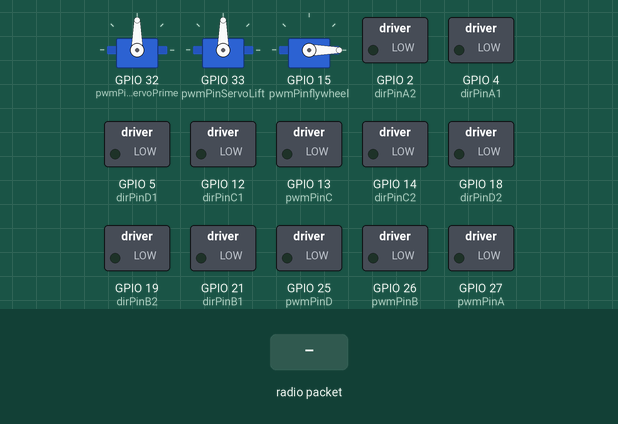
The sketch below on a simulated ESP32. On the bench: 3 × servo, switched loads named in the sketch (green lamp = pin HIGH). Inputs (shaded band) come from the test bench. What the sketch prints to the serial monitor is not drawn.

Above: at 0.0 s.
At 6.2 s:
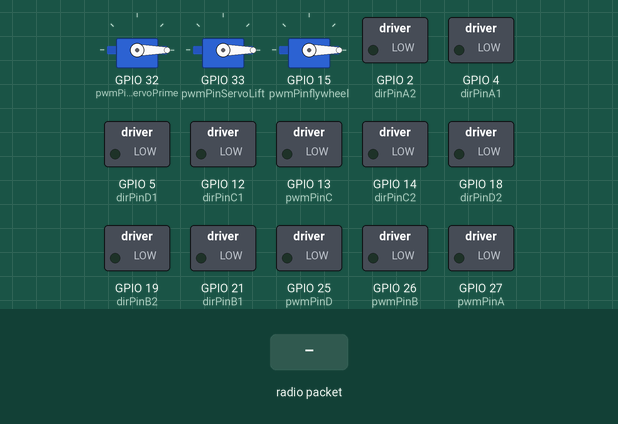
6.3 s: radio packet "1" arrives
At 7.0 s:
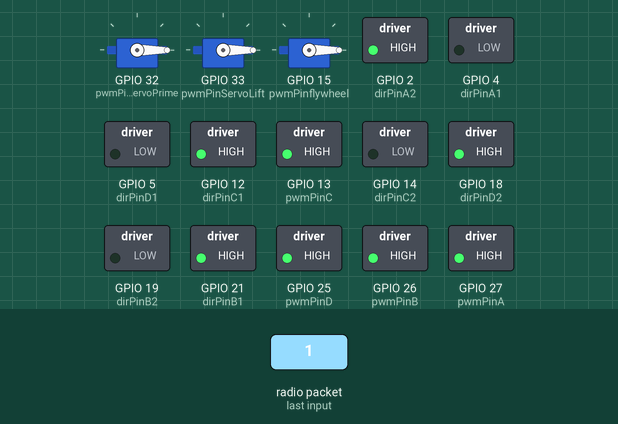
Timing chart, 0 to 9.3 s (numbered marks = the images above; inputs shaded):
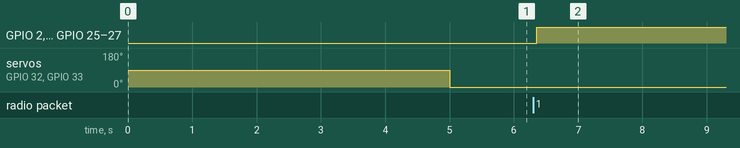

Measured:
- after the input at 6.3 s, GPIO 2 (dirPinA2), GPIO 12 (dirPinC1), GPIO 13 (pwmPinC), GPIO 18 (dirPinD2), GPIO 21 (dirPinB1), GPIO 25 (pwmPinD), GPIO 26 (pwmPinB), GPIO 27 (pwmPinA): LOW → HIGH after 0.05 s

The sketch:

ESPNow_Basic_Slave.ino
```cpp
#include <esp_now.h>
#include <WiFi.h>
#include <ESP32Servo.h>

#define CHANNEL 1

esp_now_peer_info_t master;  // Global copy of master

Servo liftingServo;
Servo primingServo;
Servo flywheel;

// PWM pins for Servo Motors
const int pwmPinServoPrime = 32;
const int pwmPinServoLift = 33;
const int pwmPinflywheel = 15;

// Motor control pins for Motor A
const int dirPinA1 = 4;  // IN1 for Motor A direction control
const int dirPinA2 = 2;  // IN2 for Motor A direction control
const int pwmPinA = 27;  // ENA pin (controls Motor A speed)

// Motor control pins for Motor B
const int dirPinB1 = 21;  // IN1 for Motor B direction control
const int dirPinB2 = 19;   // IN2 for Motor B direction control
const int pwmPinB = 26;   // ENB pin (controls Motor B speed)

// Motor control pins for Motor C
const int dirPinC1 = 12;  // IN1 for Motor C direction control
const int dirPinC2 = 14;  // IN2 for Motor C direction control
const int pwmPinC = 13;   // ENA pin (controls Motor C speed)

// Motor control pins for Motor D
const int dirPinD1 = 5;  // IN1 for Motor D direction control
const int dirPinD2 = 18;  // IN2 for Motor D direction control
const int pwmPinD = 25;   // ENB pin (controls Motor D speed)

int motorSpeedA = 0;
int motorSpeedB = 0;
int motorSpeedC = 0;
int motorSpeedD = 0;

int RStickX = 0;
int RStickY = 0;
int L2 = 0;
int R1 = 0;
int R2 = 0;
int Cross = 0;
int Circle = 0;
int Triangle = 0;
int Square = 0;
int Left = 0;
int Right = 0;

String lift_status = "OFF";
String prime_status = "OFF";
String flywheel_status = "OFF";

int vel_X = 0;
int vel_Y = 0;
int vel_X2 = 0;
int vel_A = 0;
int vel_B = 0;
int vel_C = 0;
int vel_D = 0;
int flywheel_vel = 0;

double theta = 0;

uint8_t command[3];

uint8_t masterAddress[] = { 0xC8, 0x2E, 0x18, 0xEF, 0x4E, 0xE0 };  // MAC address of the master

void setup() {
  Serial.begin(115200);

  primingServo.attach(pwmPinServoPrime, 500, 2500);
  liftingServo.attach(pwmPinServoLift, 500, 2500);
  flywheel.attach(pwmPinflywheel, 1000, 2000);
  flywheel.write(0);
  delay(5000);

  pinMode(dirPinA1, OUTPUT);
  pinMode(dirPinA2, OUTPUT);
  pinMode(dirPinB1, OUTPUT);
  pinMode(dirPinB2, OUTPUT);
  pinMode(dirPinC1, OUTPUT);
  pinMode(dirPinC2, OUTPUT);
  pinMode(dirPinD1, OUTPUT);
  pinMode(dirPinD2, OUTPUT);

  // PWM Channels 0 and 1 for Servo Motors
  // PWM channels 2 and 3 for DC Motor speed control
  ledcSetup(3, 5000, 8);      // Set up Channel 2

  ledcAttachPin(pwmPinA, 3);  // Attach Motor A's ENA to PWM channel 0
  ledcAttachPin(pwmPinB, 3);  // Attach Motor B's ENB to PWM channel 1
  ledcAttachPin(pwmPinC, 3);  // Attach Motor C's ENA to PWM channel 2
  ledcAttachPin(pwmPinD, 3);  // Attach Motor D's ENB to PWM channel 3

  // Initialize WiFi and ESP-NOW
  WiFi.mode(WIFI_STA);  // Set device in station mode
  esp_now_init();
  esp_now_register_recv_cb(OnDataRecv);  // Register callback for data reception

  memcpy(master.peer_addr, masterAddress, 6);  // Set peer address
  esp_now_add_peer(&master);                   // Add master as peer
}

int* Stop() {
  vel_A = 0;
  vel_B = 0;
  vel_C = 0;
  vel_D = 0;
  static int vel_arr[4] = {vel_A, vel_B, vel_C, vel_D};
  // Motor A: Stop
  digitalWrite(dirPinA1, LOW);
  digitalWrite(dirPinA2, LOW);
  ledcWrite(0, 0);

  // Motor B: Stop
  digitalWrite(dirPinB1, LOW);
  digitalWrite(dirPinB2, LOW);
  ledcWrite(1, 0);

  // Motor C: Stop
  digitalWrite(dirPinC1, LOW);
  digitalWrite(dirPinC2, LOW);
  ledcWrite(2, 0);

  // Motor D: Stop
  digitalWrite(dirPinD1, LOW);
  digitalWrite(dirPinD2, LOW);
  ledcWrite(3, 0);
  return vel_arr;
}

int MotorA(int x, int y, int x2, double theta) {
  int resultant_A = y + x + x2;
  if (-1024 <= x2 && x2 < 0) {
    digitalWrite(dirPinA1, LOW);
    digitalWrite(dirPinA2, HIGH);
  } else if (0 < x2 && x2 <= 1024) {
    digitalWrite(dirPinA1, HIGH);
    digitalWrite(dirPinA2, LOW);
  } else if (-45 < theta && theta < 135) { // Forward for -45 < theta < 135
    digitalWrite(dirPinA1, HIGH);
    digitalWrite(dirPinA2, LOW);
  } else if (-45 > theta && theta > -180 || 180 >= theta && theta > 135) { // Backward for -45 > theta > 135
    digitalWrite(dirPinA1, LOW);
    digitalWrite(dirPinA2, HIGH);
  } else { // Speed = 0 at -45 and 135
    digitalWrite(dirPinA1, LOW);
    digitalWrite(dirPinA2, LOW);
  }
  ledcWrite(0, abs(resultant_A));
  return resultant_A;
}

int MotorB(int x, int y, int x2, double theta) {
  int resultant_B = y - x - x2;

  if (-1024 <= x2 && x2 < 0) {
    digitalWrite(dirPinB1, HIGH);
    digitalWrite(dirPinB2, LOW);
  } else if (0 < x2 && x2 <= 1024) {
    digitalWrite(dirPinB1, LOW);
    digitalWrite(dirPinB2, HIGH);
  } else if (-135 > theta && theta > -180 || 180 >= theta && theta > 45) { // Forward for -135 < theta < 45
    digitalWrite(dirPinB1, HIGH);
    digitalWrite(dirPinB2, LOW);
  } else if (45 > theta && theta > -135) { // Backward for 45 > theta > -135
    digitalWrite(dirPinB1, LOW);
    digitalWrite(dirPinB2, HIGH);
  } else { // Speed = 0 at 45 and -135
    digitalWrite(dirPinB1, LOW);
    digitalWrite(dirPinB2, LOW);
  }
  ledcWrite(1, abs(resultant_B));
  return resultant_B;
}

int MotorC(int x, int y, int x2, double theta) {
  int resultant_C = y + x - x2;
  if (-1024 <= x2 && x2 < 0) {
    digitalWrite(dirPinC1, HIGH);
    digitalWrite(dirPinC2, LOW);
  } else if (0 < x2 && x2 <= 1024) {
    digitalWrite(dirPinC1, LOW);
    digitalWrite(dirPinC2, HIGH);
  } else if (-45 < theta && theta < 135) { // Forward for -45 < theta < 135
    digitalWrite(dirPinC1, HIGH);
    digitalWrite(dirPinC2, LOW);
  } else if (-45 > theta && theta > -180 || 180 >= theta && theta > 135) { //Backward for -45 > theta > 135
    digitalWrite(dirPinC1, LOW);
    digitalWrite(dirPinC2, HIGH);
  } else { // Speed = 0 at -45 and 135
    digitalWrite(dirPinC1, LOW);
    digitalWrite(dirPinC2, LOW);
  }
  ledcWrite(2, abs(resultant_C));
  return resultant_C;
}

int MotorD(int x, int y, int x2, double theta) {
  int resultant_D = y - x + x2;
  if (-1024 <= x2 && x2 < 0) {
    digitalWrite(dirPinD1, LOW);
    digitalWrite(dirPinD2, HIGH);
  } else if (0 < x2 && x2 <= 1024) {
    digitalWrite(dirPinD1, HIGH);
    digitalWrite(dirPinD2, LOW);
  } else if (-135 > theta && theta > -180 || 180 >= theta && theta > 45) { // Forward for -135 < theta < 45
    digitalWrite(dirPinD1, HIGH);
    digitalWrite(dirPinD2, LOW);
  } else if (45 > theta && theta > -135) { // Backward for 45 > theta > -135
    digitalWrite(dirPinD1, LOW);
    digitalWrite(dirPinD2, HIGH);
  } else { // Speed = 0 at 45 and -135
    digitalWrite(dirPinD1, LOW);
    digitalWrite(dirPinD2, LOW);
  }
  ledcWrite(3, abs(resultant_D));
  return resultant_D;
}

void loop() {
  // Velocity calculations
  if (0 <= theta && theta <= 90) { // 1st  Quadrant
    vel_X = map(theta, 0, 90, RStickX, 0);
    vel_Y = map(theta, 0, 90, 0, RStickY);
  } else if (90 < theta && theta <= 180) {  // 2nd Quadrant
    vel_X = map(theta, 90, 180, 0, RStickX);
    vel_Y = map(theta, 90, 180, RStickY, 0);
  } else if (-180 < theta && theta <= -90) {  // 3rd Quadrant
    vel_X = map(theta, -180, -90, RStickX, 0);
    vel_Y = map(theta, -180, -90, 0, RStickY);
  } else if (-90 <= theta && theta <= 0) {  // 4th Quadrant
    vel_X = map(theta, -90, 0, 0, RStickX);
    vel_Y = map(theta, -90, 0, RStickY, 0);
  }

  if (!(RStickX == 0 && RStickY == 0 && vel_X2 == 0)) { // detect joystick input
    vel_A = MotorA(vel_X, vel_Y, vel_X2, theta);
    vel_B = MotorB(vel_X, vel_Y, vel_X2, theta);
    vel_C = MotorC(vel_X, vel_Y, vel_X2, theta);
    vel_D = MotorD(vel_X, vel_Y, vel_X2, theta);

  } else { // Stop when controller has no input
    int *arr = Stop();
    vel_A = arr[0];
    vel_B = arr[1];
    vel_C = arr[2];
    vel_D = arr[3];
  }

  if (L2) { // If L2 pressed, servo goes to 180
    liftingServo.writeMicroseconds(map(180, 0, 300, 500, 2500));
    lift_status = "ON";
  } else { // If L2 released, servo goes to 0
    liftingServo.writeMicroseconds(500);
    lift_status = "OFF";
  }
  if (R1) { // If R1 pressed, servo goes to 90
    primingServo.writeMicroseconds(map(90, 0, 300, 500, 2500));
    prime_status = "ON";
  } else { // If R1 released, servo goes to 0
    primingServo.writeMicroseconds(500);
    prime_status = "OFF";
  }
  static bool leftPressed = false;
  static bool rightPressed = false;
  if (Cross) flywheel_vel = 72;
  if (Circle) flywheel_vel = 108;
  if (Triangle) flywheel_vel = 144;
  if (Square) flywheel_vel = 180;
  if (Left) {
    if (!leftPressed) {
        flywheel_vel -= 9;
        leftPressed = true;
    }
  } else leftPressed = false;

  if (Right) {
    if (!rightPressed) {
        flywheel_vel += 9;
        rightPressed = true;
    }
  } else rightPressed = false;

  if (R2) {
    flywheel.write(flywheel_vel);
    flywheel_status = "ON";
  } else {
    flywheel.write(0);
    flywheel_status = "OFF";
  }

  /*Serial.print("X-axis: ");
  Serial.print(RStickX);
  Serial.print("\tY-axis: ");
  Serial.print(RStickY);
  Serial.print("theta: ");
  Serial.print(theta);*/

  Serial.print("vel_A: ");
  Serial.print(vel_A);
  Serial.print("\tvel_B: ");
  Serial.print(vel_B);
  Serial.print("\tvel_C: ");
  Serial.print(vel_C);
  Serial.print("\tvel_D: ");
  Serial.print(vel_D);
  Serial.print("\tvel_X2: ");
  Serial.print(vel_X2);
  Serial.print("\tLift:  ");
  Serial.print(lift_status);
  Serial.print("\tPrime: ");
  Serial.print(prime_status);
  Serial.print("\tFlywheel:  ");
  Serial.print(flywheel_status);
  Serial.print("\tflywheel_vel: ");
  Serial.println(flywheel_vel);
}

// Callback when data is received from Master
void OnDataRecv(const uint8_t *mac_addr, const uint8_t *data, int data_len) {
  command[0] = data[0];  // Right Stick X
  command[1] = data[1];  // Right Stick Y
  command[2] = data[2]; // Left Stick X
  L2 = data[3];
  R1 = data[4];
  R2 = data[5];
  Cross = data[6];
  Circle = data[7];
  Triangle = data[8];
  Square = data[9];
  Left = data[10];
  Right = data[11];

  if (118 <= command[0] && command[0] <= 138) {
    RStickX = 0;
  } else {
    RStickX = map(command[0], 0, 255, -1024, 1024);
  }

  if (118 <= command[1] && command[1] <= 138) {
    RStickY = 0;
  } else {
    RStickY = map(command[1], 0, 255, -1024, 1024);
  }

  if (118 <= command[2] && command[2] <= 138) {
    vel_X2 = 0;
  } else {
    vel_X2 = map(command[2], 0, 255, -1024, 1024);
  }

  //Theta calculation
  if (RStickX == 0 && RStickY > 0) {
    theta = 90;
  } else if (RStickX == 0 && RStickY < 0) {
    theta = -90;
  } else if (RStickX == 0 && RStickY == 0) {
    theta = 0;
  } else {
    theta = atan(static_cast<float>(RStickY) / RStickX) * 180.0 / PI;

    if (RStickX < 0 && RStickY >= 0) {
      theta += 180;  // Adjust the angle to handle negative X direction
    } else if (RStickX < 0 && RStickY < 0) {
      theta -= 180;  // Third quadrant (X negative, Y negative)
    }
  }
}
```
